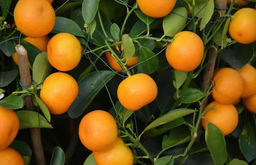
#> input picture fruits/orange.png, 256 x 165 px, shrunk from 1238 x 799 before the run, found by its file name
$ python main_test.py
#> lines starting #> are read from the running program, lines starting #| are printed output that depends on the picture; after the words box and inside, x2 and y2 are one past the last pixel; in counts of white or black regions, pixels touching at a corner belong together
from PIL import Image
import cv2
import numpy as np
import pywt


def NRG(x, y, image):  # image是图像读取操作后得到的矩阵,cv2按照BGR的顺序读取图片
    R = image[x][y][2]
    G = image[x][y][1]
    Y = (R+G)
    nrg = (Y - 2*G) / (Y + 2*G)
    return 255 * (nrg + 1) / 2


def tomato_location():
    SRC = cv2.imread('orange.png')
#> SRC is the input picture: shape (165, 256, 3); mean B, G, R 25, 78.7, 100
    src = SRC.astype(np.float32)
    # cv2.imshow('Source', SRC)
    # cv2.waitKey(0)

    [N, M] = SRC.shape[:2]  # 获取图片长宽
#> N = 165; M = 256
    gray = cv2.cvtColor(src, cv2.COLOR_BGR2GRAY)
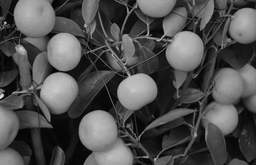
#> gray: shape (165, 256) float32; min 0, max 219.6, mean 79
    # [6 lines of commented-out code are left out]
    for x in range(N):
        for y in range(M):
            gray[x][y] = NRG(x, y, src)
#> this loop made 165 passes
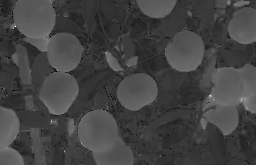
#> gray: shape (165, 256) float32; 0.02% of the values are NaN or infinite; the others: min 85, max 255, mean 130; drawn with min black, max white, NaN and infinite black

    gray = gray.astype(np.uint8)
    cv2.imwrite('binary2.png', gray)
    # cv2.imshow('gray', gray)
    # cv2.waitKey(0)

    _, img1 = cv2.threshold(gray, 0, 255, cv2.THRESH_OTSU)
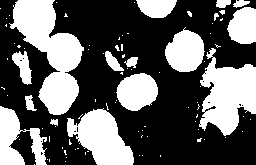
#> img1: shape (165, 256); 37.6% white; 91 white regions (73 under 20 px), largest, box (x1, y1, x2, y2) and area: (9, 0, 84, 115) 4063, (199, 48, 256, 136) 2981, (67, 108, 134, 165) 2257
    cv2.imwrite('binary.png', img1)
    # cv2.imshow('OTSU', img1)
    # cv2.waitKey(0)

    # 第一次孔洞填充
    im_floodfill = img1.copy()
    mask = np.zeros((N + 2, M + 2), np.uint8)
    cv2.floodFill(im_floodfill, mask, (0, 0), 255)
#> im_floodfill: shape (165, 256); 98.7% white; 19 black regions (17 under 20 px), largest, box (x1, y1, x2, y2) and area: (9, 131, 36, 165) 497, (205, 106, 216, 112) 21
    im_floodfill_inv = cv2.bitwise_not(im_floodfill)
    img2 = img1 | im_floodfill_inv
#> img2: shape (165, 256); 38.9% white; 89 white regions (71 under 20 px), largest, box (x1, y1, x2, y2) and area: (9, 0, 84, 115) 4063, (199, 48, 256, 136) 3011, (67, 108, 134, 165) 2265
    # cv2.imshow('Image filling', img2)
    # cv2.waitKey(0)

    # 开运算
    kernel_open = cv2.getStructuringElement(cv2.MORPH_ELLIPSE, (6 * 2 - 1, 6 * 2 - 1))  # 椭圆状的11x11掩膜
    img3 = cv2.morphologyEx(img2, cv2.MORPH_OPEN, kernel_open)
#> img3: shape (165, 256); 35.5% white; 10 white regions, largest, box (x1, y1, x2, y2) and area: (13, 0, 82, 115) 3993, (203, 64, 256, 135) 2728, (67, 109, 134, 165) 2184
    # cv2.imshow('opening circle', img3)
    # cv2.waitKey(0)

    # 闭运算
    kernel_close = cv2.getStructuringElement(cv2.MORPH_ELLIPSE, (8 * 2 - 1, 8 * 2 - 1))  # 椭圆状的15x15掩膜
    img4 = cv2.morphologyEx(img3, cv2.MORPH_CLOSE, kernel_close)
#> img4: shape (165, 256); 36.5% white; 8 white regions, largest, box (x1, y1, x2, y2) and area: (165, 30, 256, 135) 4151, (13, 0, 82, 115) 4135, (67, 109, 134, 165) 2222
    # 第二次孔洞填充
    im_floodfill = img4.copy()
    mask = np.zeros((N + 2, M + 2), np.uint8)
    cv2.floodFill(im_floodfill, mask, (0, 0), 255)
#> im_floodfill: shape (165, 256); 99.5% white; 1 black region, box (x1, y1, x2, y2) and area: (231, 0, 256, 9) 191
    im_floodfill_inv = cv2.bitwise_not(im_floodfill)
    img4 = img4 | im_floodfill_inv
    # cv2.imshow('closing circle', img4)
    # cv2.waitKey(0)

    # 在原图中提取番茄所在区域
    img5 = src
    for x in range(N):
        for y in range(M):
            if img4[x][y] == 0:
                img5[x][y][:] = 0
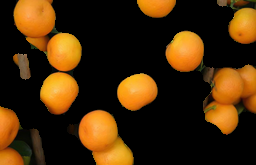
#> img5: shape (165, 256, 3) float32; mean B, G, R 8.9, 42, 69.3
    img5 = img5.astype(np.uint8)
    # cv2.imshow('tomato area', img5)
    # cv2.waitKey(0)

    # 提前到的番茄区域转为灰度图
    img6 = cv2.cvtColor(img5, cv2.COLOR_RGB2GRAY)
    # cv2.imshow('gray tomato area', img6)
    # cv2.waitKey(0)

    # 小波变换图像重构，增强图像边缘
    cA, (cH, cV, cD) = pywt.dwt2(img6, "haar")
    img7 = pywt.idwt2((cA, (cH, cV, cD)), "haar")
    # cv2.imshow('haar', img7)
    # cv2.waitKey(0)

    img7 = img7.astype(np.uint8)
    [N, M] = img7.shape[:2]
    # 第三次孔洞填充
    im_floodfill = img7.copy()
    mask = np.zeros((N + 2, M + 2), np.uint8)
    cv2.floodFill(im_floodfill, mask, (0, 0), 255)
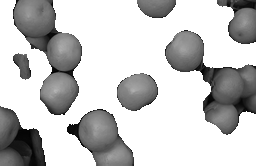
#> im_floodfill: shape (166, 256); min 0, max 255, mean 196.1
    im_floodfill_inv = cv2.bitwise_not(im_floodfill)
#> im_floodfill_inv: shape (166, 256)
    img7 = img7 | im_floodfill_inv
#> img7: shape (166, 256); 36.9% white; 8 white regions, largest, box (x1, y1, x2, y2) and area: (165, 30, 256, 135) 4151, (13, 0, 82, 115) 4135, (67, 109, 134, 166) 2260

    # canny算子提取边缘
    blurred = cv2.GaussianBlur(img7, (11, 11), 0)
    img8 = cv2.Canny(blurred, 10, 70)
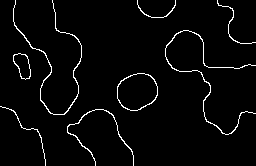
#> img8: shape (166, 256); 3.2% white in thin lines or dots
    # cv2.imshow('canny', img8)
    # cv2.waitKey(0)
    img8 = Image.fromarray(img8)
    img8.save('canny.png')

    img9 = cv2.imread('canny.png')
#> img9: shape (166, 256, 3); 3.2% white in thin lines or dots
    img10 = cv2.cvtColor(img9, cv2.COLOR_BGR2GRAY)
    # img10 = img10.astype(np.uint8)
    # img10 = img10.astype(np.float32)

    # 霍夫圆检测，检测番茄的位置（番茄在平面的形状比较接近一个圆）
    circles0 = cv2.HoughCircles(img10, cv2.HOUGH_GRADIENT, 1,
                                40, param1=255, param2=9, minRadius=80, maxRadius=105)
    circles = circles0[0, :, :]
    circles = np.uint16(np.around(circles))
    for i in circles[:]:
        cv2.circle(SRC, (i[0], i[1]), i[2], (255, 0, 0), 2)  # 画圆
        cv2.circle(SRC, (i[0], i[1]), 2, (0, 0, 0), 3)  # 画圆心
#> this loop made 2 passes
#> i on passes 1 to 2: [140, 26, 86], [118, 106, 87]
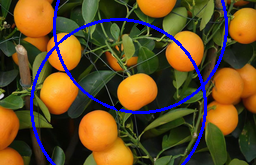
#> SRC: shape (165, 256, 3); mean B, G, R 36.7, 74.9, 95.6

    # img10 = img10.astype(np.float32)
    cv2.imwrite('result.png', SRC)
    cv2.imshow('result', SRC)
    cv2.waitKey(0)


if __name__ == '__main__':
    tomato_location()
